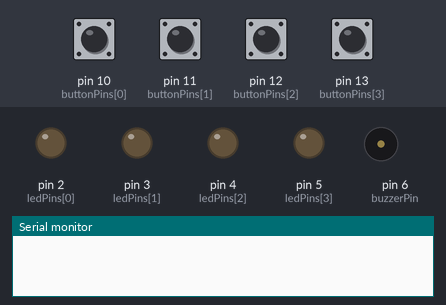
The sketch below on a simulated Arduino Uno, built with avr-gcc and run on an emulated ATmega328P. On the bench: output pins drawn as LEDs (lit = HIGH), buzzer (waves = sounding), the last lines printed to the serial monitor. The test bench sets the inputs (shaded band); at power-on: pin 10 (buttonPins[0]), pin 11 (buttonPins[1]), pin 12 (buttonPins[2]), pin 13 (buttonPins[3]) LOW.

Above: at 1.2 s.
1.3 s: pin 10 (buttonPins[0]) pulled HIGH for 0.15 s
At 1.4 s:
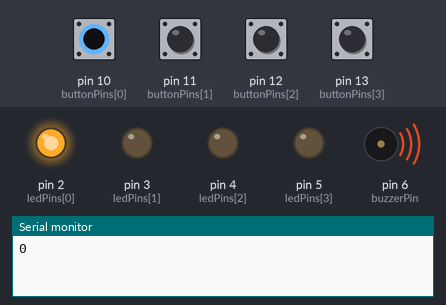
3.1 s: pin 11 (buttonPins[1]) pulled HIGH for 1 s
At 3.2 s:
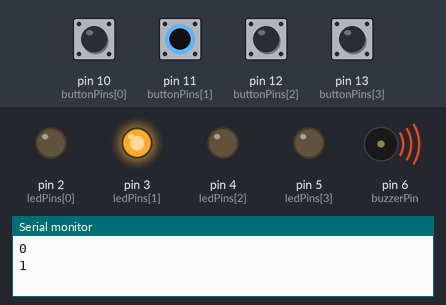
6.1 s: pin 12 (buttonPins[2]) pulled HIGH for 0.15 s
At 6.2 s:
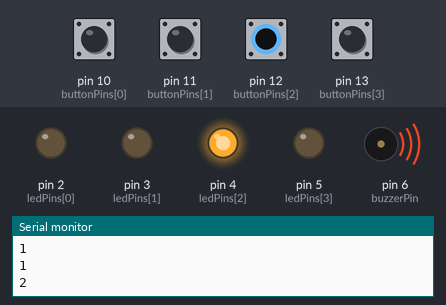
7.9 s: pin 13 (buttonPins[3]) pulled HIGH for 0.15 s
At 8.0 s:
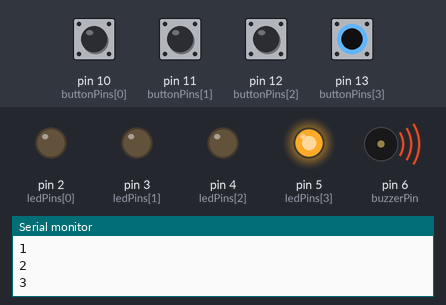
Timing chart, 0 to 10.7 s (numbered marks = the images above; inputs shaded):
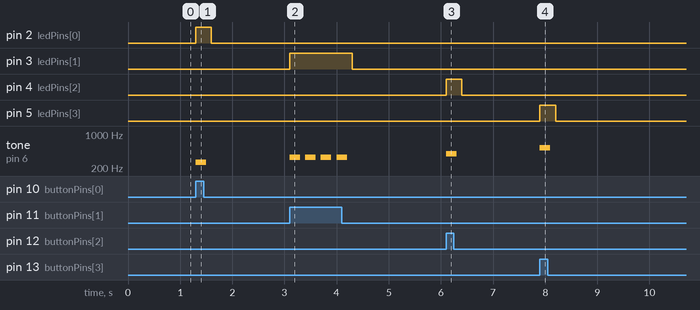

Measured:
- after the input at 1.3 s, pin 2 (ledPins[0]): LOW → HIGH at once, → LOW 0.30 s later; tone on pin 6 (buzzerPin): silent → 262 Hz at once, → silent 0.20 s later
- after the input at 3.1 s, pin 3 (ledPins[1]): LOW → HIGH at once, → LOW 1.2 s later; tone on pin 6 (buzzerPin): alternates 330 Hz for 0.20 s and silent for 0.10 s, 8 changes in all, then stays silent, starting at once
- after the input at 6.1 s, pin 4 (ledPins[2]): LOW → HIGH at once, → LOW 0.30 s later; tone on pin 6 (buzzerPin): silent → 392 Hz at once, → silent 0.20 s later
- after the input at 7.9 s, pin 5 (ledPins[3]): LOW → HIGH at once, → LOW 0.30 s later; tone on pin 6 (buzzerPin): silent → 523 Hz at once, → silent 0.20 s later

The sketch:

FinalProjectArduino.ino
```cpp
// Memory Game

const int buttonPins[4] = {10, 11, 12, 13};  // Left to right: Green, Yellow, Blue, Red
const int ledPins[4]    = {2, 3, 4, 5};      // Matching Green to Red order
const int buzzerPin     = 6;                 // Passive buzzer
int tones[4] = {262, 330, 392, 523};         // C4, E4, G4, C5

void setup() {
  for (int i = 0; i < 4; i++) {
    pinMode(buttonPins[i], INPUT);
    pinMode(ledPins[i], OUTPUT);
  }
  pinMode(buzzerPin, OUTPUT);
  Serial.begin(9600);
}

void loop() {
  for (int i = 0; i < 4; i++) {
    if (digitalRead(buttonPins[i]) == HIGH) {
      digitalWrite(ledPins[i], HIGH);
      tone(buzzerPin, tones[i], 200);
      Serial.println(i);
      delay(300);         // delay for button
      digitalWrite(ledPins[i], LOW);
    }
  }
}
```
